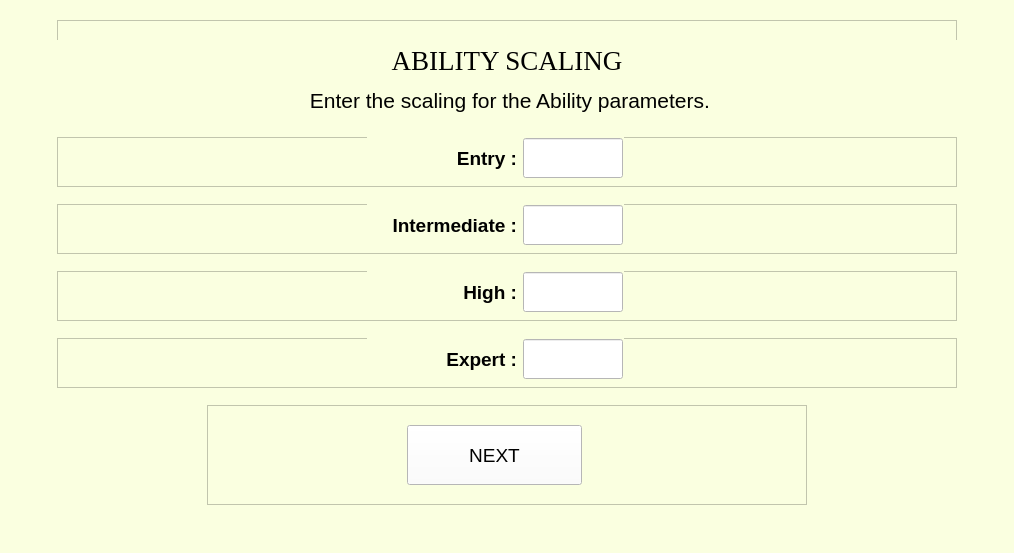
<?xml version="1.0" encoding="UTF-8"?>
<ui version="4.0">
 <class>MainWindow</class>
 <widget class="QMainWindow" name="MainWindow">
  <property name="geometry">
   <rect>
    <x>0</x>
    <y>0</y>
    <width>1014</width>
    <height>553</height>
   </rect>
  </property>
  <property name="sizePolicy">
   <sizepolicy hsizetype="Expanding" vsizetype="Expanding">
    <horstretch>0</horstretch>
    <verstretch>0</verstretch>
   </sizepolicy>
  </property>
  <property name="mouseTracking">
   <bool>false</bool>
  </property>
  <property name="windowTitle">
   <string>MainWindow</string>
  </property>
  <property name="styleSheet">
   <string notr="true">background-color: rgb(250, 255, 224);</string>
  </property>
  <widget class="QWidget" name="centralwidget">
   <layout class="QVBoxLayout" name="verticalLayout">
    <item alignment="Qt::AlignHCenter">
     <widget class="QFrame" name="frame_12">
      <property name="minimumSize">
       <size>
        <width>900</width>
        <height>100</height>
       </size>
      </property>
      <property name="maximumSize">
       <size>
        <width>900</width>
        <height>100</height>
       </size>
      </property>
      <property name="frameShape">
       <enum>QFrame::StyledPanel</enum>
      </property>
      <property name="frameShadow">
       <enum>QFrame::Raised</enum>
      </property>
      <widget class="QLabel" name="heading">
       <property name="geometry">
        <rect>
         <x>0</x>
         <y>20</y>
         <width>900</width>
         <height>40</height>
        </rect>
       </property>
       <property name="sizePolicy">
        <sizepolicy hsizetype="Preferred" vsizetype="Preferred">
         <horstretch>0</horstretch>
         <verstretch>0</verstretch>
        </sizepolicy>
       </property>
       <property name="minimumSize">
        <size>
         <width>900</width>
         <height>40</height>
        </size>
       </property>
       <property name="maximumSize">
        <size>
         <width>16777215</width>
         <height>16777215</height>
        </size>
       </property>
       <property name="font">
        <font>
         <family>Times New Roman</family>
         <pointsize>20</pointsize>
         <weight>50</weight>
         <italic>false</italic>
         <bold>false</bold>
        </font>
       </property>
       <property name="styleSheet">
        <string notr="true"/>
       </property>
       <property name="text">
        <string>ABILITY SCALING</string>
       </property>
       <property name="alignment">
        <set>Qt::AlignCenter</set>
       </property>
       <property name="wordWrap">
        <bool>false</bool>
       </property>
      </widget>
      <widget class="QLabel" name="abilityLabel">
       <property name="geometry">
        <rect>
         <x>0</x>
         <y>60</y>
         <width>900</width>
         <height>40</height>
        </rect>
       </property>
       <property name="sizePolicy">
        <sizepolicy hsizetype="Preferred" vsizetype="Preferred">
         <horstretch>0</horstretch>
         <verstretch>0</verstretch>
        </sizepolicy>
       </property>
       <property name="minimumSize">
        <size>
         <width>900</width>
         <height>40</height>
        </size>
       </property>
       <property name="maximumSize">
        <size>
         <width>16777215</width>
         <height>16777215</height>
        </size>
       </property>
       <property name="font">
        <font>
         <family>Arial</family>
         <pointsize>16</pointsize>
         <weight>50</weight>
         <italic>false</italic>
         <bold>false</bold>
        </font>
       </property>
       <property name="styleSheet">
        <string notr="true"/>
       </property>
       <property name="text">
        <string> Enter the scaling for the Ability parameters.</string>
       </property>
       <property name="alignment">
        <set>Qt::AlignCenter</set>
       </property>
       <property name="wordWrap">
        <bool>false</bool>
       </property>
      </widget>
     </widget>
    </item>
    <item alignment="Qt::AlignHCenter">
     <widget class="QFrame" name="frame_5">
      <property name="minimumSize">
       <size>
        <width>900</width>
        <height>50</height>
       </size>
      </property>
      <property name="maximumSize">
       <size>
        <width>900</width>
        <height>50</height>
       </size>
      </property>
      <property name="frameShape">
       <enum>QFrame::StyledPanel</enum>
      </property>
      <property name="frameShadow">
       <enum>QFrame::Raised</enum>
      </property>
      <widget class="QWidget" name="layoutWidget">
       <property name="geometry">
        <rect>
         <x>310</x>
         <y>0</y>
         <width>257</width>
         <height>42</height>
        </rect>
       </property>
       <layout class="QGridLayout" name="gridLayout">
        <item row="0" column="1">
         <widget class="QLineEdit" name="abilityEntry">
          <property name="sizePolicy">
           <sizepolicy hsizetype="Preferred" vsizetype="Preferred">
            <horstretch>0</horstretch>
            <verstretch>0</verstretch>
           </sizepolicy>
          </property>
          <property name="minimumSize">
           <size>
            <width>100</width>
            <height>40</height>
           </size>
          </property>
          <property name="maximumSize">
           <size>
            <width>100</width>
            <height>40</height>
           </size>
          </property>
          <property name="font">
           <font>
            <family>Arial</family>
            <pointsize>12</pointsize>
            <weight>50</weight>
            <italic>false</italic>
            <bold>false</bold>
           </font>
          </property>
          <property name="autoFillBackground">
           <bool>false</bool>
          </property>
          <property name="styleSheet">
           <string notr="true">background-color: rgb(255, 255, 255);</string>
          </property>
          <property name="text">
           <string/>
          </property>
          <property name="alignment">
           <set>Qt::AlignLeading|Qt::AlignLeft|Qt::AlignVCenter</set>
          </property>
         </widget>
        </item>
        <item row="0" column="0">
         <widget class="QLabel" name="abilityEntryLabel">
          <property name="sizePolicy">
           <sizepolicy hsizetype="Preferred" vsizetype="Preferred">
            <horstretch>0</horstretch>
            <verstretch>0</verstretch>
           </sizepolicy>
          </property>
          <property name="minimumSize">
           <size>
            <width>150</width>
            <height>40</height>
           </size>
          </property>
          <property name="maximumSize">
           <size>
            <width>150</width>
            <height>40</height>
           </size>
          </property>
          <property name="font">
           <font>
            <family>Arial</family>
            <pointsize>14</pointsize>
            <weight>75</weight>
            <italic>false</italic>
            <bold>true</bold>
           </font>
          </property>
          <property name="styleSheet">
           <string notr="true"/>
          </property>
          <property name="text">
           <string>Entry :</string>
          </property>
          <property name="alignment">
           <set>Qt::AlignRight|Qt::AlignTrailing|Qt::AlignVCenter</set>
          </property>
          <property name="wordWrap">
           <bool>false</bool>
          </property>
         </widget>
        </item>
       </layout>
      </widget>
     </widget>
    </item>
    <item alignment="Qt::AlignHCenter">
     <widget class="QFrame" name="frame_6">
      <property name="minimumSize">
       <size>
        <width>900</width>
        <height>50</height>
       </size>
      </property>
      <property name="maximumSize">
       <size>
        <width>900</width>
        <height>50</height>
       </size>
      </property>
      <property name="frameShape">
       <enum>QFrame::StyledPanel</enum>
      </property>
      <property name="frameShadow">
       <enum>QFrame::Raised</enum>
      </property>
      <widget class="QWidget" name="layoutWidget">
       <property name="geometry">
        <rect>
         <x>310</x>
         <y>0</y>
         <width>257</width>
         <height>42</height>
        </rect>
       </property>
       <layout class="QGridLayout" name="gridLayout_2">
        <item row="0" column="0">
         <widget class="QLabel" name="abilityIntermediateLabel">
          <property name="sizePolicy">
           <sizepolicy hsizetype="Preferred" vsizetype="Preferred">
            <horstretch>0</horstretch>
            <verstretch>0</verstretch>
           </sizepolicy>
          </property>
          <property name="minimumSize">
           <size>
            <width>150</width>
            <height>40</height>
           </size>
          </property>
          <property name="maximumSize">
           <size>
            <width>150</width>
            <height>40</height>
           </size>
          </property>
          <property name="font">
           <font>
            <family>Arial</family>
            <pointsize>14</pointsize>
            <weight>75</weight>
            <italic>false</italic>
            <bold>true</bold>
           </font>
          </property>
          <property name="styleSheet">
           <string notr="true"/>
          </property>
          <property name="text">
           <string>Intermediate :</string>
          </property>
          <property name="alignment">
           <set>Qt::AlignRight|Qt::AlignTrailing|Qt::AlignVCenter</set>
          </property>
          <property name="wordWrap">
           <bool>false</bool>
          </property>
         </widget>
        </item>
        <item row="0" column="1">
         <widget class="QLineEdit" name="abilityIntermediate">
          <property name="sizePolicy">
           <sizepolicy hsizetype="Preferred" vsizetype="Preferred">
            <horstretch>0</horstretch>
            <verstretch>0</verstretch>
           </sizepolicy>
          </property>
          <property name="minimumSize">
           <size>
            <width>100</width>
            <height>40</height>
           </size>
          </property>
          <property name="maximumSize">
           <size>
            <width>100</width>
            <height>40</height>
           </size>
          </property>
          <property name="font">
           <font>
            <family>Arial</family>
            <pointsize>12</pointsize>
            <weight>50</weight>
            <italic>false</italic>
            <bold>false</bold>
           </font>
          </property>
          <property name="styleSheet">
           <string notr="true">background-color: rgb(255, 255, 255);</string>
          </property>
          <property name="text">
           <string/>
          </property>
          <property name="alignment">
           <set>Qt::AlignLeading|Qt::AlignLeft|Qt::AlignVCenter</set>
          </property>
         </widget>
        </item>
       </layout>
      </widget>
     </widget>
    </item>
    <item alignment="Qt::AlignHCenter">
     <widget class="QFrame" name="frame_7">
      <property name="minimumSize">
       <size>
        <width>900</width>
        <height>50</height>
       </size>
      </property>
      <property name="maximumSize">
       <size>
        <width>900</width>
        <height>50</height>
       </size>
      </property>
      <property name="frameShape">
       <enum>QFrame::StyledPanel</enum>
      </property>
      <property name="frameShadow">
       <enum>QFrame::Raised</enum>
      </property>
      <widget class="QWidget" name="layoutWidget">
       <property name="geometry">
        <rect>
         <x>310</x>
         <y>0</y>
         <width>257</width>
         <height>42</height>
        </rect>
       </property>
       <layout class="QGridLayout" name="gridLayout_3">
        <item row="0" column="0">
         <widget class="QLabel" name="abilityHighLabel">
          <property name="sizePolicy">
           <sizepolicy hsizetype="Preferred" vsizetype="Preferred">
            <horstretch>0</horstretch>
            <verstretch>0</verstretch>
           </sizepolicy>
          </property>
          <property name="minimumSize">
           <size>
            <width>150</width>
            <height>40</height>
           </size>
          </property>
          <property name="maximumSize">
           <size>
            <width>150</width>
            <height>40</height>
           </size>
          </property>
          <property name="font">
           <font>
            <family>Arial</family>
            <pointsize>14</pointsize>
            <weight>75</weight>
            <italic>false</italic>
            <bold>true</bold>
           </font>
          </property>
          <property name="styleSheet">
           <string notr="true"/>
          </property>
          <property name="text">
           <string>High :</string>
          </property>
          <property name="alignment">
           <set>Qt::AlignRight|Qt::AlignTrailing|Qt::AlignVCenter</set>
          </property>
          <property name="wordWrap">
           <bool>false</bool>
          </property>
         </widget>
        </item>
        <item row="0" column="1">
         <widget class="QLineEdit" name="abilityHigh">
          <property name="sizePolicy">
           <sizepolicy hsizetype="Preferred" vsizetype="Preferred">
            <horstretch>0</horstretch>
            <verstretch>0</verstretch>
           </sizepolicy>
          </property>
          <property name="minimumSize">
           <size>
            <width>100</width>
            <height>40</height>
           </size>
          </property>
          <property name="maximumSize">
           <size>
            <width>100</width>
            <height>40</height>
           </size>
          </property>
          <property name="font">
           <font>
            <family>Arial</family>
            <pointsize>12</pointsize>
            <weight>50</weight>
            <italic>false</italic>
            <bold>false</bold>
           </font>
          </property>
          <property name="styleSheet">
           <string notr="true">background-color: rgb(255, 255, 255);</string>
          </property>
          <property name="text">
           <string/>
          </property>
          <property name="alignment">
           <set>Qt::AlignLeading|Qt::AlignLeft|Qt::AlignVCenter</set>
          </property>
         </widget>
        </item>
       </layout>
      </widget>
     </widget>
    </item>
    <item alignment="Qt::AlignHCenter">
     <widget class="QFrame" name="frame_8">
      <property name="minimumSize">
       <size>
        <width>900</width>
        <height>50</height>
       </size>
      </property>
      <property name="maximumSize">
       <size>
        <width>900</width>
        <height>50</height>
       </size>
      </property>
      <property name="frameShape">
       <enum>QFrame::StyledPanel</enum>
      </property>
      <property name="frameShadow">
       <enum>QFrame::Raised</enum>
      </property>
      <widget class="QWidget" name="layoutWidget">
       <property name="geometry">
        <rect>
         <x>310</x>
         <y>0</y>
         <width>257</width>
         <height>42</height>
        </rect>
       </property>
       <layout class="QGridLayout" name="gridLayout_4">
        <item row="0" column="0">
         <widget class="QLabel" name="abilityExpertLabel">
          <property name="sizePolicy">
           <sizepolicy hsizetype="Preferred" vsizetype="Preferred">
            <horstretch>0</horstretch>
            <verstretch>0</verstretch>
           </sizepolicy>
          </property>
          <property name="minimumSize">
           <size>
            <width>150</width>
            <height>40</height>
           </size>
          </property>
          <property name="maximumSize">
           <size>
            <width>150</width>
            <height>40</height>
           </size>
          </property>
          <property name="font">
           <font>
            <family>Arial</family>
            <pointsize>14</pointsize>
            <weight>75</weight>
            <italic>false</italic>
            <bold>true</bold>
           </font>
          </property>
          <property name="styleSheet">
           <string notr="true"/>
          </property>
          <property name="text">
           <string>Expert :</string>
          </property>
          <property name="alignment">
           <set>Qt::AlignRight|Qt::AlignTrailing|Qt::AlignVCenter</set>
          </property>
          <property name="wordWrap">
           <bool>false</bool>
          </property>
         </widget>
        </item>
        <item row="0" column="1">
         <widget class="QLineEdit" name="abilityExpert">
          <property name="sizePolicy">
           <sizepolicy hsizetype="Preferred" vsizetype="Preferred">
            <horstretch>0</horstretch>
            <verstretch>0</verstretch>
           </sizepolicy>
          </property>
          <property name="minimumSize">
           <size>
            <width>100</width>
            <height>40</height>
           </size>
          </property>
          <property name="maximumSize">
           <size>
            <width>100</width>
            <height>40</height>
           </size>
          </property>
          <property name="font">
           <font>
            <family>Arial</family>
            <pointsize>12</pointsize>
            <weight>50</weight>
            <italic>false</italic>
            <bold>false</bold>
           </font>
          </property>
          <property name="styleSheet">
           <string notr="true">background-color: rgb(255, 255, 255);</string>
          </property>
          <property name="text">
           <string/>
          </property>
          <property name="alignment">
           <set>Qt::AlignLeading|Qt::AlignLeft|Qt::AlignVCenter</set>
          </property>
         </widget>
        </item>
       </layout>
      </widget>
     </widget>
    </item>
    <item alignment="Qt::AlignHCenter">
     <widget class="QFrame" name="frame_9">
      <property name="minimumSize">
       <size>
        <width>600</width>
        <height>100</height>
       </size>
      </property>
      <property name="maximumSize">
       <size>
        <width>600</width>
        <height>100</height>
       </size>
      </property>
      <property name="frameShape">
       <enum>QFrame::StyledPanel</enum>
      </property>
      <property name="frameShadow">
       <enum>QFrame::Raised</enum>
      </property>
      <widget class="QPushButton" name="nextButton">
       <property name="geometry">
        <rect>
         <x>200</x>
         <y>20</y>
         <width>175</width>
         <height>60</height>
        </rect>
       </property>
       <property name="sizePolicy">
        <sizepolicy hsizetype="Preferred" vsizetype="Preferred">
         <horstretch>0</horstretch>
         <verstretch>0</verstretch>
        </sizepolicy>
       </property>
       <property name="minimumSize">
        <size>
         <width>175</width>
         <height>60</height>
        </size>
       </property>
       <property name="maximumSize">
        <size>
         <width>175</width>
         <height>60</height>
        </size>
       </property>
       <property name="font">
        <font>
         <family>Arial</family>
         <pointsize>14</pointsize>
         <weight>50</weight>
         <italic>false</italic>
         <bold>false</bold>
        </font>
       </property>
       <property name="styleSheet">
        <string notr="true">background-color: rgb(255, 255, 255);</string>
       </property>
       <property name="text">
        <string>NEXT</string>
       </property>
      </widget>
     </widget>
    </item>
   </layout>
  </widget>
  <widget class="QMenuBar" name="menubar">
   <property name="geometry">
    <rect>
     <x>0</x>
     <y>0</y>
     <width>1014</width>
     <height>21</height>
    </rect>
   </property>
  </widget>
  <widget class="QStatusBar" name="statusbar"/>
 </widget>
 <resources/>
 <connections/>
</ui>
